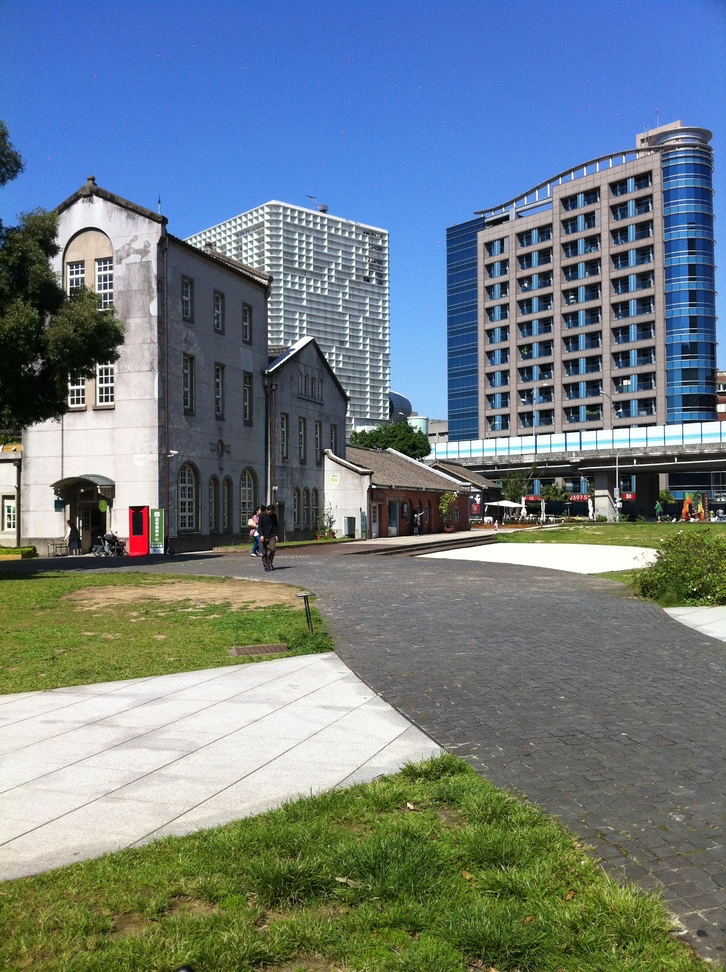
#> input picture HW03/B.JPG, 726 x 972 px, shrunk from 1936 x 2592 before the run, found by its file name
$ python hw03.py
#> lines starting #> are read from the running program, lines starting #| are printed output that depends on the picture
import numpy as np
import matplotlib.pyplot as plt
import cv2
import math as mt

img = cv2.imread('B.jpg',0)
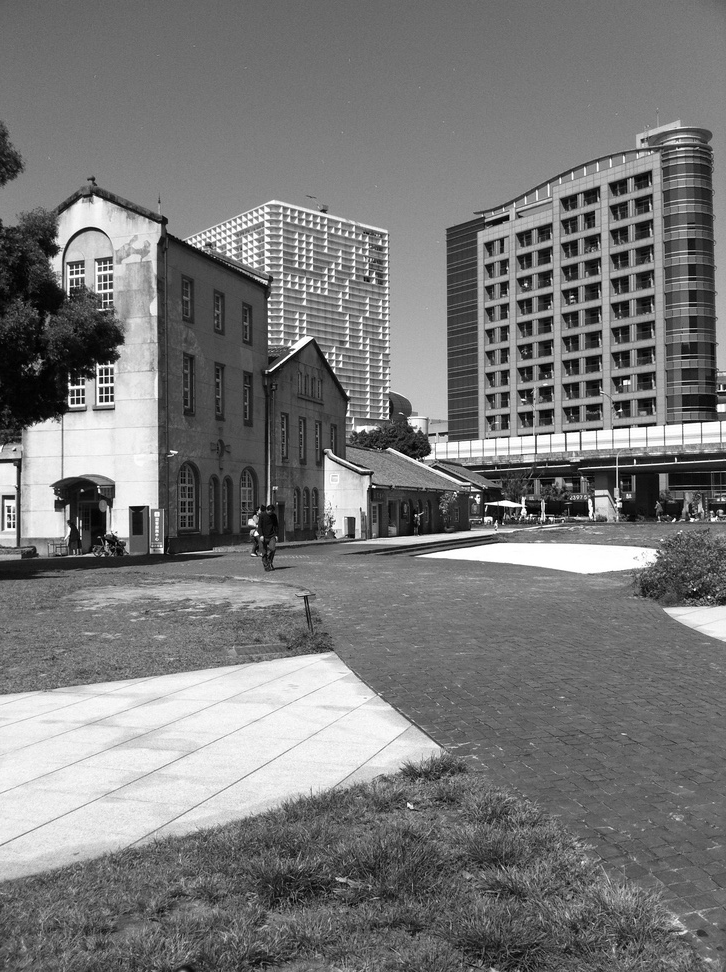
#> img: shape (972, 726); min 0, max 255, mean 121.2
print(f"Image size is {img.shape}")
#| Image size is (972, 726)
U, S, V = np.linalg.svd(img)
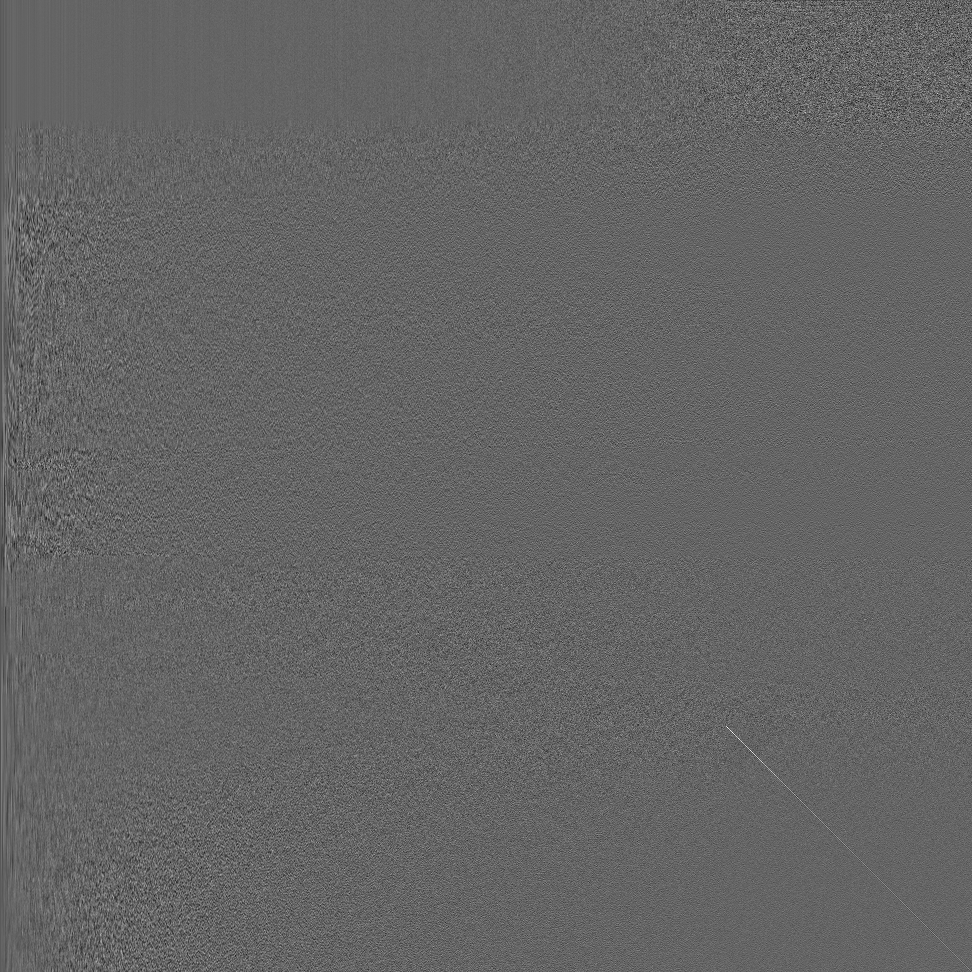
#> U: shape (972, 972) float64; min -0.233, max 0.356, mean -4.03e-05; drawn with min black and max white
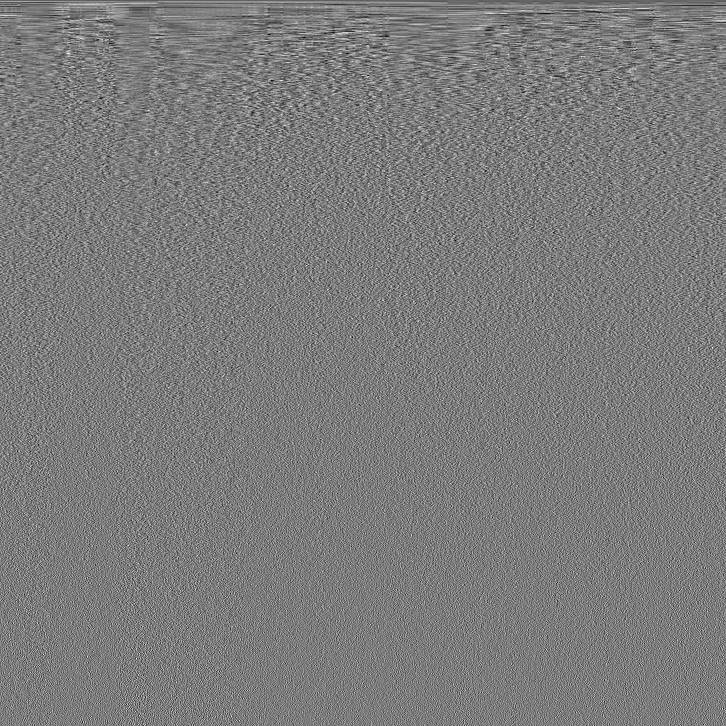
#> V: shape (726, 726) float64; min -0.183, max 0.192, mean -6.39e-05; drawn with min black and max white
#> S = 726 values, max 104735.1 at index 0, min 24.86 at index 725, mean 765.7
print(f"U shape is {U.shape}, S shape is {S.shape}, S shape is {V.shape}")
#| U shape is (972, 972), S shape is (726,), S shape is (726, 726)

s = min(img.shape)
#> s = 726
val = [1, 0.8, 0.5, 0.2, 0.1, 0.05]
nSingular = [mt.floor(s * val[i]) for i in range(len(val))]
#> nSingular = [726, 580, 363, 145, 72, 36]
print(nSingular)
#| [726, 580, 363, 145, 72, 36]
plt.figure(figsize=[9.6, 7])
for i in range(6):
    low_rank = U[:, :nSingular[i]] @ np.diag(S[:nSingular[i]]) @ V[:nSingular[i], :]
    plt.subplot(2,3,i+1), plt.imshow(low_rank, cmap = 'gray')
    plt.axis('off'), plt.title(f"Image with {val[i]*100}% Singulars({nSingular[i]})", fontsize=10)
plt.show()
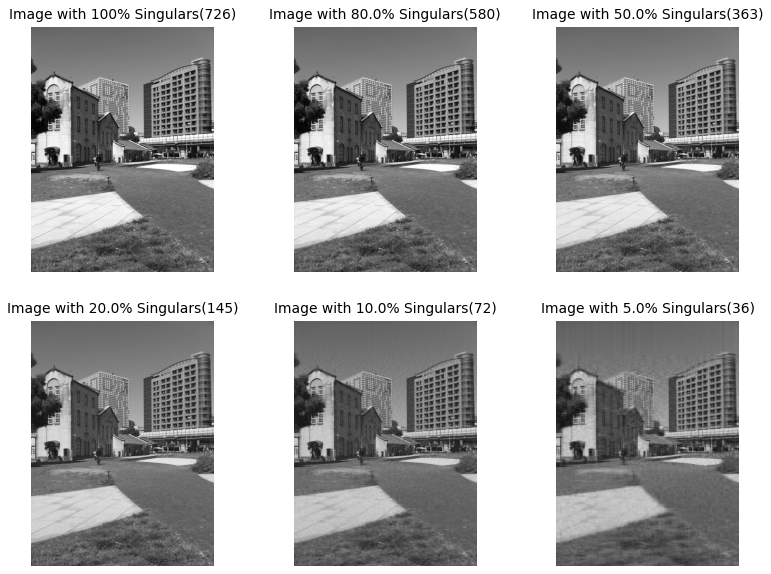
#> figure drawn by matplotlib, 6 panels

$ run again, with HW03/A.jpg copied over HW03/B.JPG
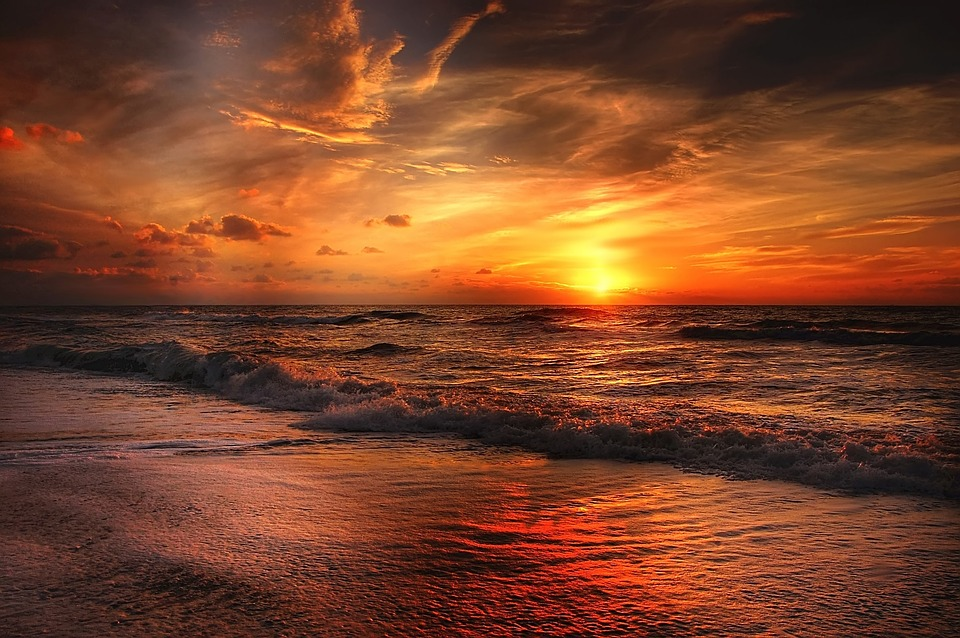
#> input picture HW03/A.jpg, 960 x 638 px, found by its file name
#| Image size is (638, 960)
#> `U, S, V = np.linalg.svd(img)`:
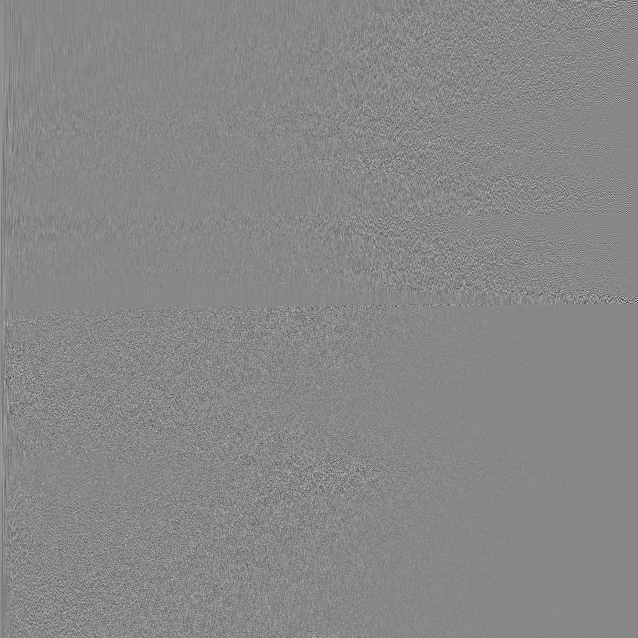
#> U: shape (638, 638) float64; min -0.499, max 0.436, mean 8.13e-05; drawn with min black and max white
#> `U, S, V = np.linalg.svd(img)`:
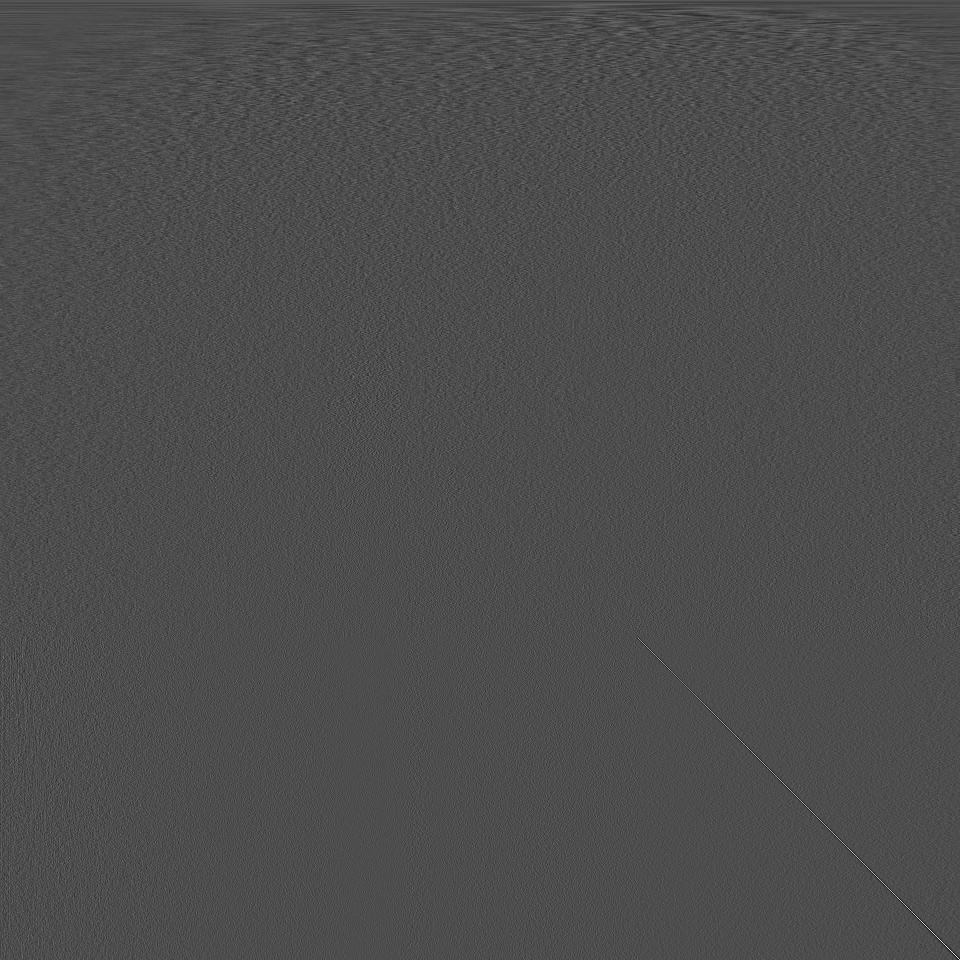
#> V: shape (960, 960) float64; min -0.286, max 0.656, mean 2.3e-05; drawn with min black and max white
#> S = 638 values, max 69724.4 at index 0, min 4.59 at index 637, mean 537.4
#| U shape is (638, 638), S shape is (638,), S shape is (960, 960)
#| [638, 510, 319, 127, 63, 31]
